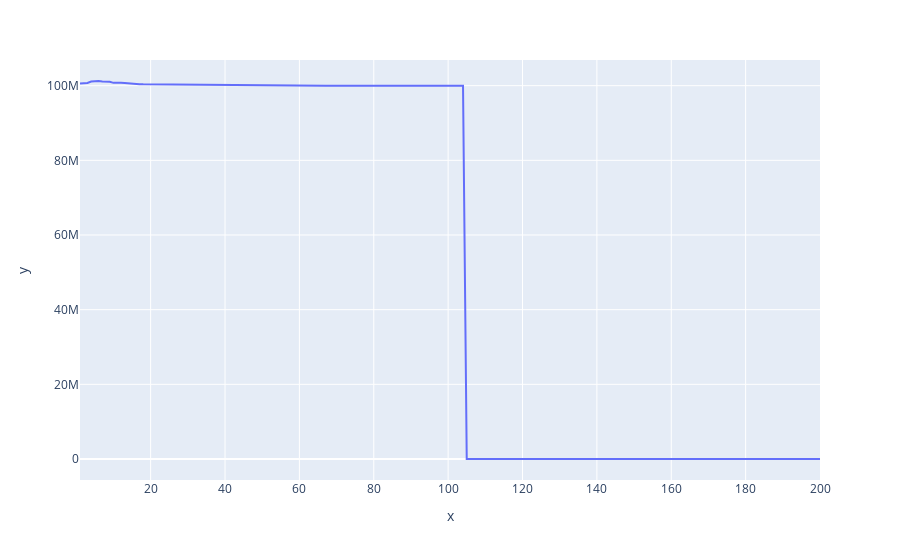

Here is the notebook cell this chart was saved with:
### Code cell
optimize_and_plot(sphere_function, d = 50, domain = (-5.12, 5.12), popsize=500, maxfevals=100000, sigma=100)

### Figure 1 — Plotly figure (JSON) as saved in the notebook; plotly's stock layout.template omitted (floating-point values rounded to 4 significant figures; data arrays with more than 128 entries replaced by an {"elided": "..."} marker saying what was removed)
{"data": [{"hovertemplate": "x=%{x}<br>y=%{y}<extra></extra>", "legendgroup": "", "line": {"color": "#636efa", "dash": "solid"}, "marker": {"symbol": "circle"}, "mode": "lines", "name": "", "orientation": "v", "showlegend": false, "type": "scatter", "x": {"elided": "200 int values"}, "xaxis": "x", "y": {"elided": "200 float values"}, "yaxis": "y"}], "layout": {"legend": {"tracegroupgap": 0}, "margin": {"t": 60}, "xaxis": {"anchor": "y", "domain": [0, 1], "title": {"text": "x"}}, "yaxis": {"anchor": "x", "domain": [0, 1], "title": {"text": "y"}}}}
